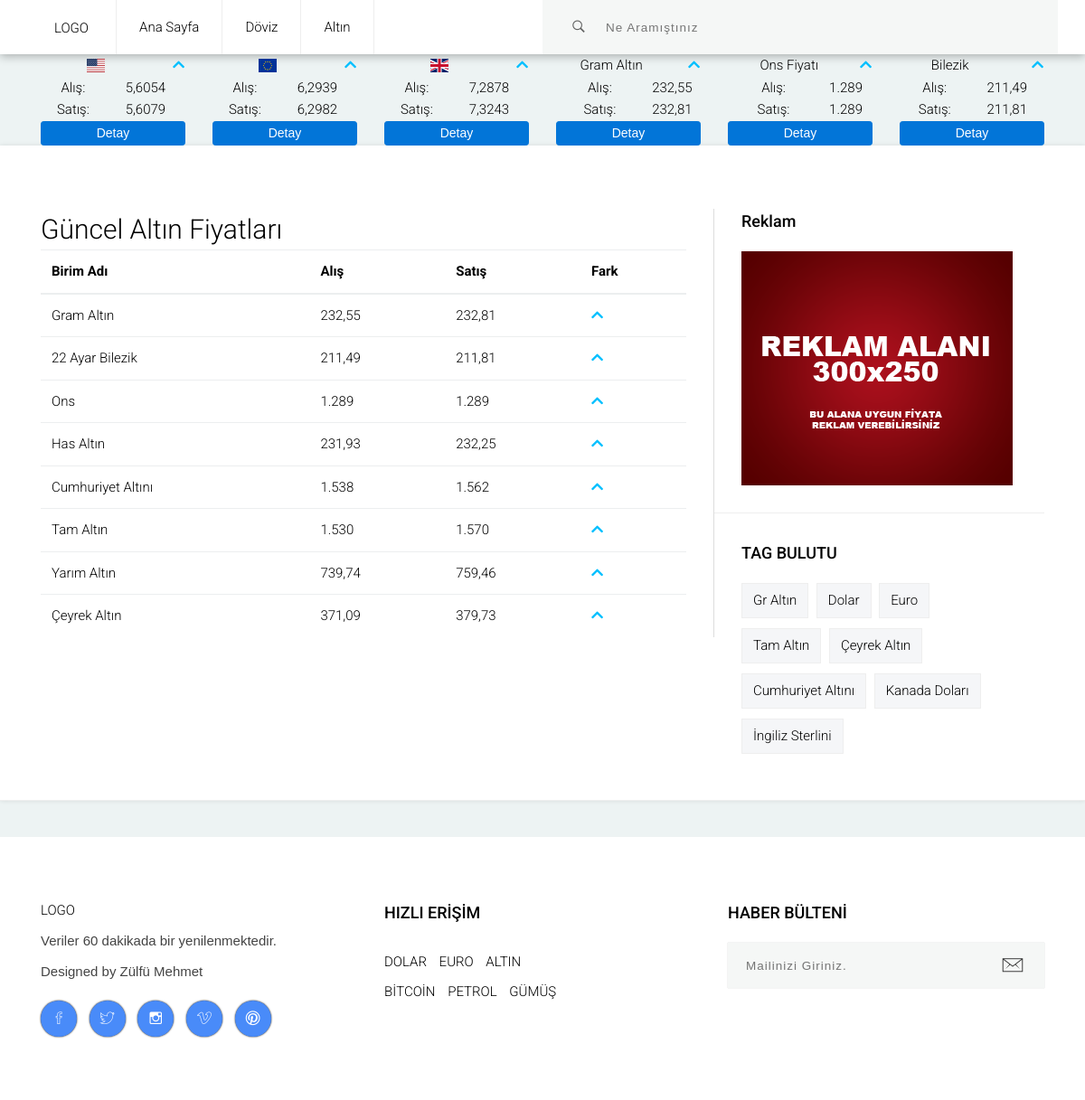
/altin.php, run on the app's committed database.
### tables this page shows
CREATE TABLE `doviz` (
  `id` int(255) NOT NULL,
  `kategori` varchar(255) NOT NULL,
  `alis` varchar(255) NOT NULL,
  `satis` varchar(255) NOT NULL,
  `tarih` timestamp NOT NULL DEFAULT CURRENT_TIMESTAMP ON UPDATE CURRENT_TIMESTAMP
);

CREATE TABLE `altin` (
  `id` int(255) NOT NULL,
  `kategori` varchar(255) NOT NULL,
  `alis` varchar(255) NOT NULL,
  `satis` varchar(255) NOT NULL,
  `tarih` timestamp NOT NULL DEFAULT CURRENT_TIMESTAMP ON UPDATE CURRENT_TIMESTAMP
);

### altin.php (the view, shortened to what the rows shown need)
<?php
include ("header.php");
?>
	<section class="post-area section">
		<div class="container">
			<div class="row">
				<div class="col-lg-8 col-md-12 no-right-padding">
					<div class="main-post">
						<div class="blog-post-inner">
<table class="table table-hover">
    <thead>
      <tr>
        <th>Birim Adı</th>
        <th>Alış</th>
        <th>Satış</th>
        <th>Fark</th>
      </tr>
    </thead>
    <tbody>
					  <?php
					$sql = $db->prepare("SELECT * FROM altin WHERE kategori=1 ORDER BY tarih DESC");
			$sql->execute(array(
				'5'
			));
			$row=$sql->fetch(PDO::FETCH_ASSOC);
			$altinalis= $row['alis'];
			$altinsatis= $row['satis'];
			?>
<tr>
						<td><a href="detayaltin-1.html">Gram Altın</a></td>
						<td><?php echo $altinalis; ?></td>
						<td><?php echo $altinsatis; ?></td>
							<td><?php
							if ($altinalis == $altinalis2) {
                                echo '<i class="fas fa-equals" style="color:aqua;">></i>';
                                    } elseif ($altinalis > $altinalis2) {
                                echo '<i class="fas fa-chevron-up" style="color:Deepskyblue;"></i>';
                                    } elseif ($altinalis < $altinalis2){
                                echo '<i class="fas fa-chevron-down" style="color:red;"></i>';
                                    }
                                ?></td>
					  </tr>
        <?php
					$sql = $db->prepare("SELECT * FROM altin WHERE kategori=2 ORDER BY tarih DESC");
			$sql->execute(array(
				'5'
			));
			$row=$sql->fetch(PDO::FETCH_ASSOC);
			$blezikalis= $row['alis'];
			$bleziksatis= $row['satis'];
			?>
				<?php
					$sql = $db->prepare("	SELECT * FROM altin WHERE kategori=2 ORDER BY tarih DESC LIMIT 1,1");
			$sql->execute(array(
				'5'
			));
			$row=$sql->fetch(PDO::FETCH_ASSOC);
			$blezikalis2= $row['alis'];
			?>
					  <tr>
						<td><a href="detayaltin-2.html">22 Ayar Bilezik</a></td>
						<td><?php echo $blezikalis; ?></td>
						<td><?php echo $bleziksatis; ?></td>
							<td><?php
							if ($blezikalis == $blezikalis2) {
                                echo '<i class="fas fa-equals" style="color:aqua;"></i>';
                                    } elseif ($blezikalis > $blezikalis2) {
                                echo '<i class="fas fa-chevron-up" style="color:Deepskyblue;"></i>';
                                    } elseif ($blezikalis < $blezikalis2){
                                echo '<i class="fas fa-chevron-down" style="color:red;"></i>';
                                    }
                                ?>
                        </td>
					  </tr>
        <?php
					$sql = $db->prepare("SELECT * FROM altin WHERE kategori=3 ORDER BY tarih DESC");
			$sql->execute(array(
				'5'
			));
			$row=$sql->fetch(PDO::FETCH_ASSOC);
			$onsalis= $row['alis'];
			$onssatis= $row['satis'];
			?>
				<?php
					$sql = $db->prepare("	SELECT * FROM altin WHERE kategori=3 ORDER BY tarih DESC LIMIT 1,1");
			$sql->execute(array(
				'5'
			));
			$row=$sql->fetch(PDO::FETCH_ASSOC);
			$onsalis2= $row['alis'];
			?>
					  <tr>
						<td><a href="detayaltin-3.html">Ons</a></td>
						<td><?php echo $onsalis; ?></td>
						<td><?php echo $onssatis; ?></td>
							<td><?php
								if ($onsalis == $onsalis2) {
                                echo '<i class="fas fa-equals" style="color:aqua;"></i>';
                                    } elseif ($onsalis > $onsalis2) {
                                echo '<i class="fas fa-chevron-up" style="color:Deepskyblue;"></i>';
                                    } elseif ($onsalis < $onsalis2){
                                echo '<i class="fas fa-chevron-down" style="color:red;"></i>';
                                    }
                                ?>
                        </td>
					  </tr>
        <?php
					$sql = $db->prepare("SELECT * FROM altin WHERE kategori=4 ORDER BY tarih DESC");
			$sql->execute(array(
				'5'
			));
			$row=$sql->fetch(PDO::FETCH_ASSOC);
			$hasalis= $row['alis'];
			$hassatis= $row['satis'];
			?>
				<?php
					$sql = $db->prepare("	SELECT * FROM altin WHERE kategori=4 ORDER BY tarih DESC LIMIT 1,1");
			$sql->execute(array(
				'5'
			));
			$row=$sql->fetch(PDO::FETCH_ASSOC);
			$hasalis2= $row['alis'];
			?>
					  <tr>
						<td><a href="detayaltin-4.html">Has Altın</a></td>
						<td><?php echo $hasalis; ?></td>
						<td><?php echo $hassatis; ?></td>
							<td><?php
							if ($hasalis == $hasalis2) {
                                echo '<i class="fas fa-equals" style="color:aqua;"></i>';
                                    } elseif ($hasalis > $hasalis2) {
                                echo '<i class="fas fa-chevron-up" style="color:Deepskyblue;"></i>';
                                    } elseif ($hasalis < $hasalis2){
                                echo '<i class="fas fa-chevron-down" style="color:red;"></i>';
                                    }
                                ?>
                        </td>
					  </tr>
        <?php
					$sql = $db->prepare("SELECT * FROM altin WHERE kategori=5 ORDER BY tarih DESC");
			$sql->execute(array(
				'5'
			));
			$row=$sql->fetch(PDO::FETCH_ASSOC);
			$cumhuriyetalis= $row['alis'];
			$cumhuriyetsatis= $row['satis'];
			?>
				<?php
					$sql = $db->prepare("	SELECT * FROM altin WHERE kategori=6 ORDER BY tarih DESC LIMIT 1,1");
			$sql->execute(array(
				'5'
			));
			$row=$sql->fetch(PDO::FETCH_ASSOC);
			$cumhuriyetalis2= $row['alis'];
			?>
					  <tr>
						<td><a href="detayaltin-5.html">Cumhuriyet Altını</a></td>
						<td><?php echo $cumhuriyetalis; ?></td>
						<td><?php echo $cumhuriyetsatis; ?></td>
							<td><?php
							if ($cumhuriyetalis == $cumhuriyetalis2) {
                                echo '<i class="fas fa-equals" style="color:aqua;"></i>';
                                    } elseif ($cumhuriyetalis > $cumhuriyetalis2) {
                                echo '<i class="fas fa-chevron-up" style="color:Deepskyblue;"></i>';
                                    } elseif ($cumhuriyetalis < $cumhuriyetalis2){
                                echo '<i class="fas fa-chevron-down" style="color:red;"></i>';
                                    }
                                ?>
                        </td>
					  </tr>
        <?php
					$sql = $db->prepare("SELECT * FROM altin WHERE kategori=6 ORDER BY tarih DESC");
			$sql->execute(array(
				'5'
			));
			$row=$sql->fetch(PDO::FETCH_ASSOC);
			$tamaalis= $row['alis'];
			$tamasatis= $row['satis'];
			?>
				<?php
					$sql = $db->prepare("	SELECT * FROM altin WHERE kategori=6 ORDER BY tarih DESC LIMIT 1,1");
			$sql->execute(array(
				'5'
			));
			$row=$sql->fetch(PDO::FETCH_ASSOC);
			$tamaalis2= $row['alis'];
			?>
					  <tr>
						<td><a href="detayaltin-6.html">Tam Altın</a></td>
						<td><?php echo $tamaalis; ?></td>
						<td><?php echo $tamasatis; ?></td>
							<td><?php
							if ($tamaalis == $tamaalis2) {
                                echo '<i class="fas fa-equals" style="color:aqua;"></i>';
                                    } elseif ($tamaalis > $tamaalis2) {
                                echo '<i class="fas fa-chevron-up" style="color:Deepskyblue;"></i>';
                                    } elseif ($tamaalis < $tamaalis2){
                                echo '<i class="fas fa-chevron-down" style="color:red;"></i>';
                                    }
                                ?>
                        </td>
					  </tr>
					  <?php
					$sql = $db->prepare("SELECT * FROM altin WHERE kategori=7 ORDER BY tarih DESC");
			$sql->execute(array(
				'5'
			));
			$row=$sql->fetch(PDO::FETCH_ASSOC);
			$yarimalis= $row['alis'];
			$yarimsatis= $row['satis'];
			?>
				<?php
					$sql = $db->prepare("	SELECT * FROM altin WHERE kategori=7 ORDER BY tarih DESC LIMIT 1,1");
			$sql->execute(array(
				'5'
			));
			$row=$sql->fetch(PDO::FETCH_ASSOC);
			$yarimalis2= $row['alis'];
			?>
					  <tr>
						<td><a href="detayaltin-7.html">Yarım Altın</a></td>
						<td><?php echo $yarimalis; ?></td>
						<td><?php echo $yarimsatis; ?></td>
							<td><?php
							if ($yarimalis == $yarimalis2) {
                                echo '<i class="fas fa-equals" style="color:aqua;"></i>';
                                    } elseif ($yarimalis > $yarimalis2) {
                                echo '<i class="fas fa-chevron-up" style="color:Deepskyblue;"></i>';
                                    } elseif ($yarimalis < $yarimalis2){
                                echo '<i class="fas fa-chevron-down" style="color:red;"></i>';
                                    }
                                ?>
                        </td>
					  </tr>
				  <?php
					$sql = $db->prepare("SELECT * FROM altin WHERE kategori=8 ORDER BY tarih DESC");
			$sql->execute(array(
				'5'
			));
			$row=$sql->fetch(PDO::FETCH_ASSOC);
			$ceyrekalis= $row['alis'];
			$ceyreksatis= $row['satis'];
			?>
				<?php
					$sql = $db->prepare("	SELECT * FROM altin WHERE kategori=8 ORDER BY tarih DESC LIMIT 1,1");
			$sql->execute(array(
				'5'
			));
			$row=$sql->fetch(PDO::FETCH_ASSOC);
			$ceyrekalis2= $row['alis'];
			?>
					  <tr>
						<td><a href="detayaltin-8.html">Çeyrek Altın</a></td>
						<td><?php echo $ceyrekalis; ?></td>
						<td><?php echo $ceyreksatis; ?></td>
							<td><?php
							if ($ceyrekalis == $ceyrekalis2) {
                                echo '<i class="fas fa-equals" style="color:aqua;"></i>';
                                    } elseif ($ceyrekalis > $ceyrekalis2) {
                                echo '<i class="fas fa-chevron-up" style="color:Deepskyblue;"></i>';
                                    } elseif ($ceyrekalis < $ceyrekalis2){
                                echo '<i class="fas fa-chevron-down" style="color:red;"></i>';
                                    }
                                ?>
                        </td>
					  </tr>
    </tbody>
  </table>
						</div>
					</div>
				</div>
				<?php
include ("slider.php");
?>
<?php
include ("footer.php");
?>

### header.php (shortened to what the rows shown need)
<?php
include ("inc/db.php");
?>
<!DOCTYPE HTML>
<html lang="TR">
<head>
	<link rel="stylesheet" href="https://use.fontawesome.com/releases/v5.8.1/css/all.css">
	<link href="common-css/bootstrap.css" rel="stylesheet">
	<link href="common-css/ionicons.css" rel="stylesheet">
	<link href="css/styles.css" rel="stylesheet">
	<link href="css/responsive.css" rel="stylesheet">
	<link href="css/flag-icon.css" rel="stylesheet">
</head>
<body >
	<?php
					$sql = $db->prepare("SELECT * FROM doviz WHERE kategori=1 ORDER BY tarih DESC");
			$sql->execute(array(
				'5'
			));
			$row=$sql->fetch(PDO::FETCH_ASSOC);
			$dolaralis= $row['alis'];
			$dolarsatis= $row['satis'];
			?>
<div class="container">
  <div class="row grid-columns responsive-table">
  <div class="col-md-2 col">
<table border="0" width="100%">
<tr align="center">
<td >Alış:</td>
<td ><?php echo $dolaralis; ?></td>
</tr>
<tr align="center">
<td >Satış:</td>
<td ><?php echo $dolarsatis; ?></td>
</tr>
</table>
</div>
<?php
                    $sql = $db->prepare("SELECT * FROM doviz WHERE kategori=2 ORDER BY tarih DESC");
            $sql->execute(array(
                '5'
            ));
            $row=$sql->fetch(PDO::FETCH_ASSOC);
            $euroalis= $row['alis'];
            $eurosatis= $row['satis'];
            ?>
  <div class="col-md-2 col">
<table  border="0" width="100%">
<tr align="center">
<td >Alış:</td>
<td ><?php echo $euroalis; ?></td>
</tr>
<tr align="center">
<td >Satış:</td>
<td ><?php echo $eurosatis; ?></td>
</tr>
</table>
</div>
<?php
                    $sql = $db->prepare("SELECT * FROM doviz WHERE kategori=3 ORDER BY tarih DESC");
            $sql->execute(array(
                '5'
            ));
            $row=$sql->fetch(PDO::FETCH_ASSOC);
            $ingsalis= $row['alis'];
            $ingssatis= $row['satis'];
            ?>
  <div class="col-md-2 col">
<table border="0" width="100%">
<tr align="center">
<td >Alış:</td>
<td ><?php echo $ingsalis; ?></td>
</tr>
<tr align="center">
<td >Satış:</td>
<td ><?php echo $ingssatis; ?></td>
</tr>
</table>
</div>
<?php
                    $sql = $db->prepare("SELECT * FROM altin WHERE kategori=1 ORDER BY tarih DESC");
            $sql->execute(array(
                '5'
            ));
            $row=$sql->fetch(PDO::FETCH_ASSOC);
            $altinalis= $row['alis'];
            $altinsatis= $row['satis'];
            ?>
                <?php
                    $sql = $db->prepare("   SELECT * FROM altin WHERE kategori=1 ORDER BY tarih DESC LIMIT 1,1");
            $sql->execute(array(
                '5'
            ));
            $row=$sql->fetch(PDO::FETCH_ASSOC);
            $altinalis2= $row['alis'];
            ?>
  <div class="col-md-2 col"><table border="0" width="100%">
<tr align="center">
<td >Alış:</td>
<td ><?php echo $altinalis; ?></td>
</tr>
<tr align="center">
<td >Satış:</td>
<td ><?php echo $altinsatis; ?></td>
</tr>
</table><button type="button" class="btn btn-primary btn-lg btn-block btn-sm"><a href="detayaltin-1.html">Detay</a></button></div>
<?php
                    $sql = $db->prepare("SELECT * FROM altin WHERE kategori=3 ORDER BY tarih DESC");
            $sql->execute(array(
                '5'
            ));
            $row=$sql->fetch(PDO::FETCH_ASSOC);
            $onsalis= $row['alis'];
            $onssatis= $row['satis'];
            ?>
  <div class="col-md-2 col"><table border="0" width="100%">
<tr align="center">
<td >Alış:</td>
<td ><?php echo $onsalis; ?></td>
</tr>
<tr align="center">
<td >Satış:</td>
<td ><?php echo $onssatis; ?></td>
</tr>
</table><button type="button" class="btn btn-primary btn-lg btn-block btn-sm"><a href="detayaltin-3.html">Detay</a></button></div>
<?php
                    $sql = $db->prepare("SELECT * FROM altin WHERE kategori=2 ORDER BY tarih DESC");
            $sql->execute(array(
                '5'
            ));
            $row=$sql->fetch(PDO::FETCH_ASSOC);
            $bilezikalis= $row['alis'];
            $bileziksatis= $row['satis'];
            ?>
  <div class="col-md-2 col"><table border="0" width="100%">
<tr align="center">
<td >Alış:</td>
<td ><?php echo $bilezikalis; ?></td>
</tr>
<tr align="center">
<td >Satış:</td>
<td ><?php echo $bileziksatis; ?></td>
</tr>
</table>
</div>
</div>
</div>

### data on the page
doviz: alis "5,6054", satis "5,6079"
doviz: alis "6,2939", satis "6,2982"
doviz: alis "7,2878", satis "7,3243"
altin: alis "232,55", satis "232,81"
altin: alis "1.289", satis "1.289"
altin: alis "211,49", satis "211,81"
altin: alis "231,93", satis "232,25"
altin: alis "1.538", satis "1.562"
altin: alis "1.530", satis "1.570"
altin: alis "739,74", satis "759,46"
altin: alis "371,09", satis "379,73"
